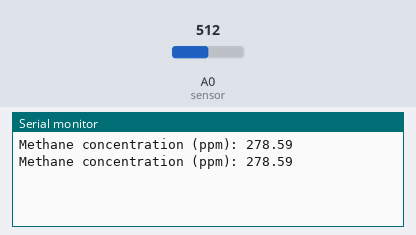
Simulated run of this sketch. Board: Arduino Uno, built with avr-gcc and run on an emulated ATmega328P. Parts: the last lines printed to the serial monitor. The test bench sets the inputs (shaded band); at power-on: A0 (sensor) = 512.

Above: at 10.8 s.
10.9 s: A0 (sensor) set to 0
At 20.4 s:
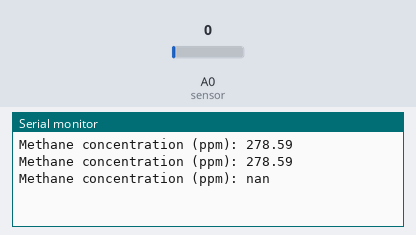
21.5 s: A0 (sensor) set to 122
At 30.5 s:
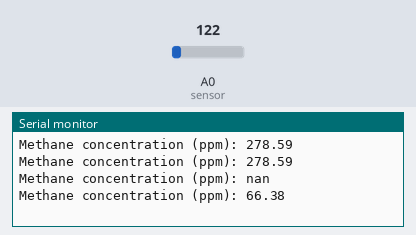

The sketch:

MethaneConcentration.ino
```cpp
#include <Arduino.h>
#include <Wire.h>
#define TGS2600 A0 // Analog pin for TGS2600 sensor
int sensorValue; // Variable to store the sensor value

void setup() {
  Wire.begin();
  Serial.begin(9600);
}

void loop() {
  float Vc = 5.0;  // input voltage to the sensor circuit
  float Rl = 1000.0;  // load resistance
  float Vout = analogRead(A0);  // read analog voltage from sensor
  float Rs = (Vc * Rl / Vout) - Rl;  // calculate sensor resistance in air

  float R0 = Rs / (0.4 * 0.95 * 10);  // calculate R0 with assumptions of F_gas=0.4, H=0.05, and C_gas=10

  float mV = (Vout / 1023.0) * 5000;  // convert analog voltage to mV
  float mC1 = (mV * 30) / 1024.0;  // convert mV to concentration in ppm

  float methane_ppm = mC1 * (Rs / R0);  // calculate methane concentration in ppm based on sensor resistance in air and R0

  Serial.print("Methane concentration (ppm): ");
  Serial.println(methane_ppm);
  delay(10000); // Wait for 1 second

}
```

Measured:
- after the input at 10.9 s, the serial monitor: prints a new line after 9.1 s (image 1)
- after the input at 21.5 s, the serial monitor: prints a new line after 8.5 s (image 2)
